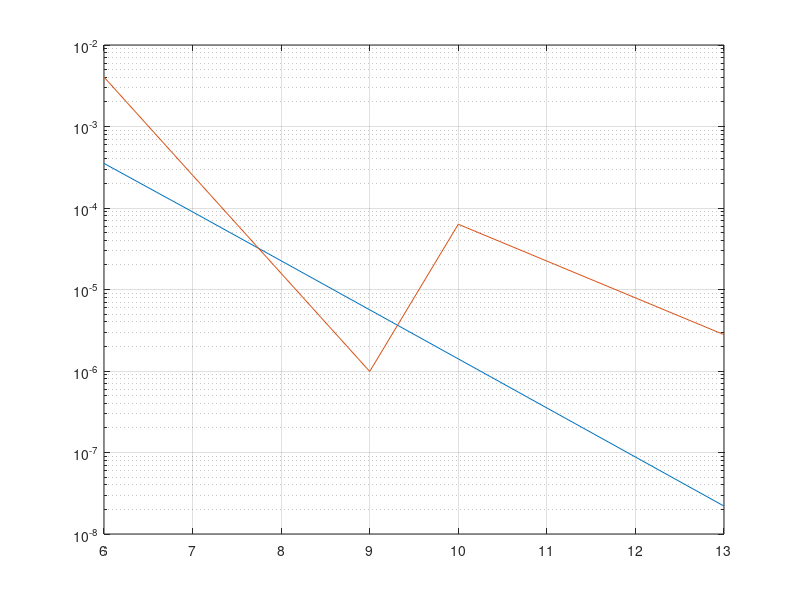

The MATLAB script that drew this image:
y = [3.525362577526669e-004,8.964196208438580e-005,2.250639217127315e-005,5.632617993134303e-006,1.408531154045711e-006,3.521564728714566e-007,8.804055517952492E-008, 2.201038340476913E-008];
x = [6,7,8,9,10,11,12,13];
y_ref = [4.042154215547988e-003, 4.042154215547988e-003 * 2^(-4), 4.042154215547988e-003 * 2^(-8), 4.042154215547988e-003 * 2^(-12), 4.042154215547988e-003 * 2^(-6), 4.042154215547988e-003 * 2^(-7.5), 4.042154215547988e-003 * 2^(-9), 4.042154215547988e-003 * 2^(-10.5)];
semilogy(x,y);
hold on;grid on;
semilogy(x,y_ref);